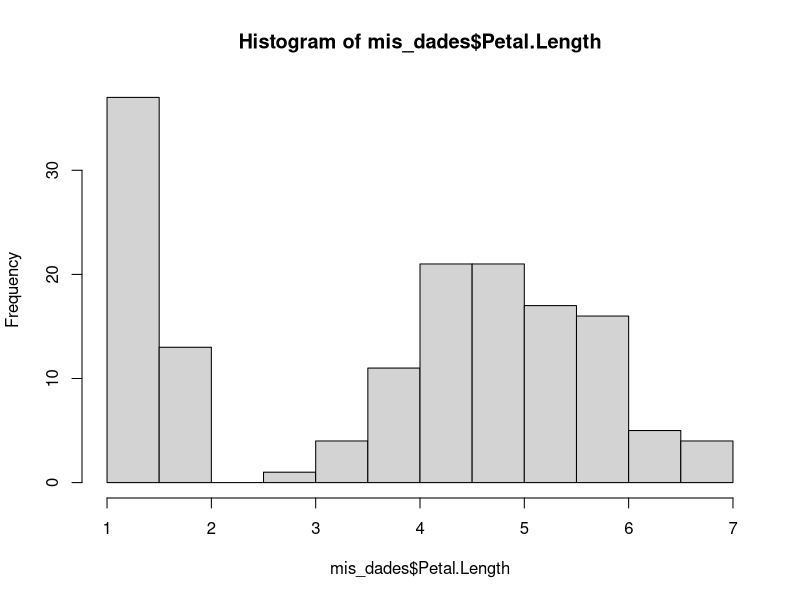
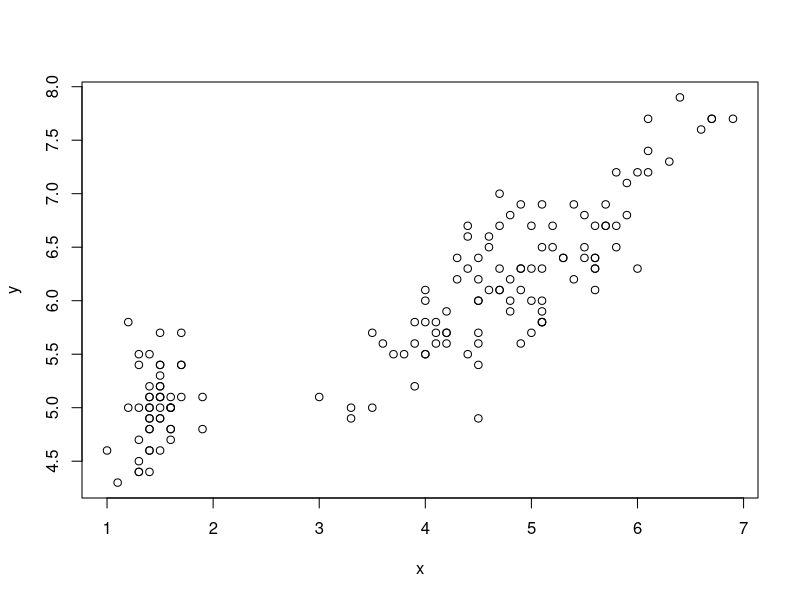

Write the R code that produced these figures, in order.
#Codigo para problema 2
#Codigo para problema 2

mis_dades <- iris
dim(mis_dades)
names(mis_dades)
mis_dades$Petal.Length
mean(mis_dades$Petal.Length)
sd(mis_dades$Petal.Length)
hist(mis_dades$Petal.Length)

x<-mis_dades$Petal.Length
y<-mis_dades$Sepal.Length
plot(x,y)

#pregunta 1 (pendent (m)):

m<-sum((x-mean(x))*(y-mean(y)))/sum((x-mean(x))^2)

#consola respon 0.4089223, m = 0.4089223
m

#pregunta 2, recta de regressio
b <- mean(y)-m*mean(x)
#b és la recta de regressio


#pregunta 3, predicció amb valor 1.5 donat
m*1.5+b


#tot resolt, pero ara ho resol d'una manera mes senzilla

mod<-lm(y~x)
summary(mod)

predict(mod, data.frame(x=x))
